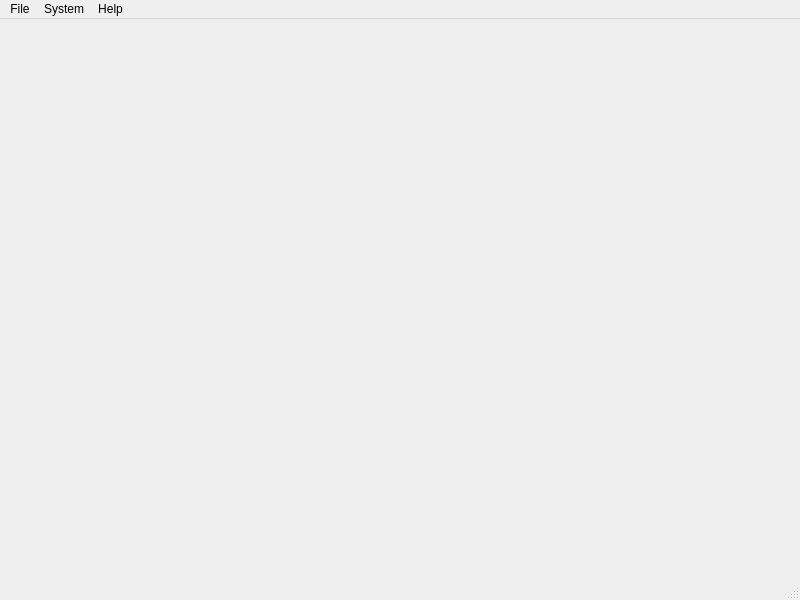
<?xml version="1.0" encoding="UTF-8"?>
<ui version="4.0">
 <class>MainWindow</class>
 <widget class="QMainWindow" name="MainWindow">
  <property name="geometry">
   <rect>
    <x>0</x>
    <y>0</y>
    <width>800</width>
    <height>600</height>
   </rect>
  </property>
  <property name="windowTitle">
   <string>MainWindow</string>
  </property>
  <widget class="QWidget" name="centralwidget"/>
  <widget class="QMenuBar" name="menubar">
   <property name="geometry">
    <rect>
     <x>0</x>
     <y>0</y>
     <width>800</width>
     <height>17</height>
    </rect>
   </property>
   <widget class="QMenu" name="menuFile">
    <property name="title">
     <string>File</string>
    </property>
    <widget class="QMenu" name="menuProteus_Modules">
     <property name="title">
      <string>Proteus Modules</string>
     </property>
     <widget class="QMenu" name="menuLibrary_Manager">
      <property name="title">
       <string>Library Manager</string>
      </property>
      <addaction name="actionDevice_Library_Manager"/>
      <addaction name="actionPackage_Library_Manager"/>
      <addaction name="actionSymbol_Library_Manager"/>
     </widget>
     <addaction name="actionHome_Page"/>
     <addaction name="actionSchematic_Capture"/>
     <addaction name="actionPCB_Layout"/>
     <addaction name="actionSource_Code"/>
     <addaction name="actionDesign_Explorer"/>
     <addaction name="menuLibrary_Manager"/>
     <addaction name="actionProject_Notes"/>
     <addaction name="action3D_Visualizer"/>
     <addaction name="actionGerber_Viewer"/>
     <addaction name="actionBill_of_Materials"/>
    </widget>
    <addaction name="actionNew_Project"/>
    <addaction name="actionOpen_Project"/>
    <addaction name="actionOpen_Sample_Project"/>
    <addaction name="actionImport_ECAD_Files"/>
    <addaction name="actionSave_Project"/>
    <addaction name="actionSave_Project_As"/>
    <addaction name="actionClose_Project"/>
    <addaction name="separator"/>
    <addaction name="actionExplore_Project_Folder"/>
    <addaction name="actionEdit_Project_Description"/>
    <addaction name="separator"/>
    <addaction name="menuProteus_Modules"/>
    <addaction name="separator"/>
    <addaction name="actionRecent_Projects"/>
    <addaction name="separator"/>
    <addaction name="actionExit_Application"/>
   </widget>
   <widget class="QMenu" name="menuSystem">
    <property name="title">
     <string>System</string>
    </property>
    <widget class="QMenu" name="menuOther_Tools">
     <property name="title">
      <string>Other Tools</string>
     </property>
     <addaction name="actionMigration_Tool"/>
     <addaction name="actionLicence_Manager"/>
    </widget>
    <addaction name="actionSystem_Settings"/>
    <addaction name="actionSettings_Import_and_Export"/>
    <addaction name="actionSet_KeyBoard_Mapping"/>
    <addaction name="separator"/>
    <addaction name="actionCheck_for_Updates"/>
    <addaction name="actionRepair_language_pack"/>
    <addaction name="separator"/>
    <addaction name="menuOther_Tools"/>
   </widget>
   <widget class="QMenu" name="menuHelp">
    <property name="title">
     <string>Help</string>
    </property>
    <addaction name="actionOverview"/>
    <addaction name="separator"/>
    <addaction name="actionProteus"/>
    <addaction name="separator"/>
    <addaction name="actionProPilot_AI_Assistant"/>
    <addaction name="separator"/>
    <addaction name="actionAbout_Proteus"/>
    <addaction name="actionAbout_Qt"/>
   </widget>
   <addaction name="menuFile"/>
   <addaction name="menuSystem"/>
   <addaction name="menuHelp"/>
  </widget>
  <widget class="QStatusBar" name="statusbar"/>
  <action name="actionOpen_Project">
   <property name="text">
    <string>Open Project</string>
   </property>
  </action>
  <action name="actionOpen_Sample_Project">
   <property name="text">
    <string>Open Sample Project</string>
   </property>
  </action>
  <action name="actionImport_ECAD_Files">
   <property name="text">
    <string>Import ECAD Files</string>
   </property>
  </action>
  <action name="actionSave_Project">
   <property name="text">
    <string>Save Project</string>
   </property>
  </action>
  <action name="actionSave_Project_As">
   <property name="text">
    <string>Save Project As</string>
   </property>
  </action>
  <action name="actionClose_Project">
   <property name="text">
    <string>Close Project</string>
   </property>
  </action>
  <action name="actionExplore_Project_Folder">
   <property name="text">
    <string>Explore Project Folder</string>
   </property>
  </action>
  <action name="actionEdit_Project_Description">
   <property name="text">
    <string>Edit Project Description</string>
   </property>
  </action>
  <action name="actionExit_Application">
   <property name="text">
    <string>Exit Application</string>
   </property>
   <property name="menuRole">
    <enum>QAction::MenuRole::TextHeuristicRole</enum>
   </property>
  </action>
  <action name="actionHome_Page">
   <property name="text">
    <string>Home Page</string>
   </property>
  </action>
  <action name="actionSchematic_Capture">
   <property name="text">
    <string>Schenatic Capture</string>
   </property>
  </action>
  <action name="actionPCB_Layout">
   <property name="text">
    <string>PCB Layout</string>
   </property>
  </action>
  <action name="actionSource_Code">
   <property name="text">
    <string>Source Code</string>
   </property>
  </action>
  <action name="actionDesign_Explorer">
   <property name="text">
    <string>Design Explorer</string>
   </property>
  </action>
  <action name="actionProject_Notes">
   <property name="text">
    <string>Project Notes</string>
   </property>
  </action>
  <action name="action3D_Visualizer">
   <property name="text">
    <string>3D Visualizer</string>
   </property>
  </action>
  <action name="actionGerber_Viewer">
   <property name="text">
    <string>Gerber Viewer</string>
   </property>
  </action>
  <action name="actionBill_of_Materials">
   <property name="text">
    <string>Bill of Materials</string>
   </property>
  </action>
  <action name="actionDevice_Library_Manager">
   <property name="text">
    <string>Device Library Manager</string>
   </property>
  </action>
  <action name="actionPackage_Library_Manager">
   <property name="text">
    <string>Package Library Manager</string>
   </property>
  </action>
  <action name="actionSymbol_Library_Manager">
   <property name="text">
    <string>Symbol Library Manager</string>
   </property>
  </action>
  <action name="actionSystem_Settings">
   <property name="text">
    <string>System Settings</string>
   </property>
  </action>
  <action name="actionSettings_Import_and_Export">
   <property name="text">
    <string>Settings Import and Export</string>
   </property>
  </action>
  <action name="actionSet_KeyBoard_Mapping">
   <property name="text">
    <string>Set KeyBoard Mapping</string>
   </property>
  </action>
  <action name="actionCheck_for_Updates">
   <property name="text">
    <string>Check for updates</string>
   </property>
  </action>
  <action name="actionRepair_language_pack">
   <property name="text">
    <string>Repair language pack</string>
   </property>
  </action>
  <action name="actionOverview">
   <property name="text">
    <string>Overview</string>
   </property>
  </action>
  <action name="actionProteus">
   <property name="text">
    <string>Proteus</string>
   </property>
  </action>
  <action name="actionProPilot_AI_Assistant">
   <property name="text">
    <string>ProPilot (AI Assistant)</string>
   </property>
  </action>
  <action name="actionAbout_Proteus">
   <property name="text">
    <string>About Proteus</string>
   </property>
  </action>
  <action name="actionAbout_Qt">
   <property name="text">
    <string>About Qt</string>
   </property>
  </action>
  <action name="actionNew_Project">
   <property name="text">
    <string>New Project</string>
   </property>
  </action>
  <action name="actionRecent_Projects">
   <property name="text">
    <string>Recent Projects</string>
   </property>
  </action>
  <action name="actionMigration_Tool">
   <property name="text">
    <string>Migration Tool</string>
   </property>
  </action>
  <action name="actionLicence_Manager">
   <property name="text">
    <string>Licence Manager</string>
   </property>
  </action>
 </widget>
 <resources/>
 <connections/>
</ui>
